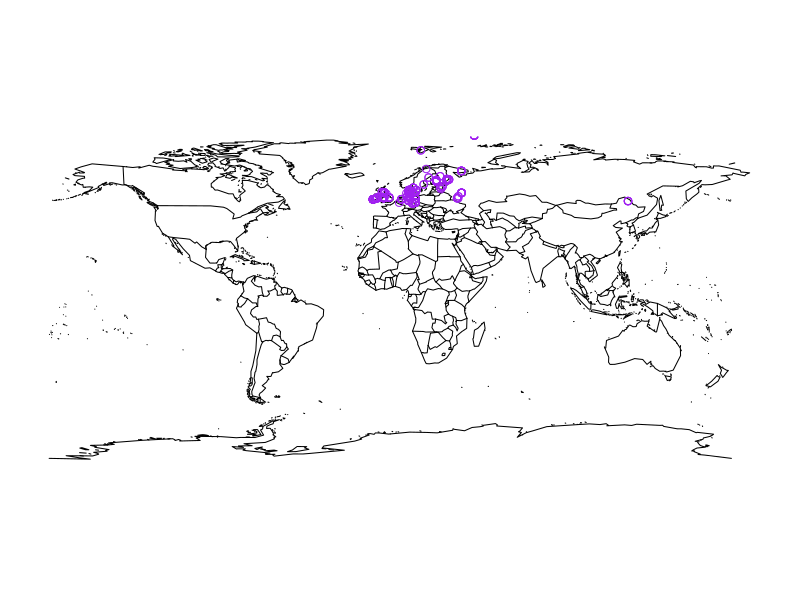

Recreate this plot in R.
#Read in soil respiration data
srdb <- read.csv("srdb-data.csv")

#Filters for only high latitude data and chooses columns to focus on
library(dplyr)
srdb_hl <- srdb %>%
  #ask about filter this gives pretty much only European data
  filter(Latitude > 50 & Quality_flag != "Q13" & Quality_flag != "Q12" & Quality_flag != "Q11" & Manipulation != "None" & !is.na(Rs_annual)) %>%
  select(Country, Latitude, Longitude, Rs_annual)

# Sanity check - quickly plot the data colored by country
library(ggplot2)
p <- ggplot(srdb_hl, aes(Longitude, Latitude, color = Country)) + geom_point()

# Improved plots on map
#1
library(maps)
map(database = "world")
points(x=srdb_hl$Longitude, y=srdb_hl$Latitude, col="Purple")

#2
m2 <- ggplot() + geom_polygon(map_data("world"), mapping = aes(x=long, y=lat, group=group)) + geom_point(data = srdb_hl, mapping = aes(Longitude, Latitude, color = Country))

#3 (doesn't work at all)
#m <- ggplot(map_data("world"), aes(x=long, y=lat, group=group)) + geom_polygon()
#print(m)
#mapData <- map_data("world") %>% rename(c("Latitude" = "lat", "Longitude" = "long"))
#mapData <- left_join(mapData, srdb_hl, by = c("Latitude", "Longitude")) %>% filter(!is.na(mapData$Rs_annual))
#View(mapData)
#a <- ggplot(mapData, aes(x=long, y=Latitude, group=group)) + geom_polygon()
#print(a)
